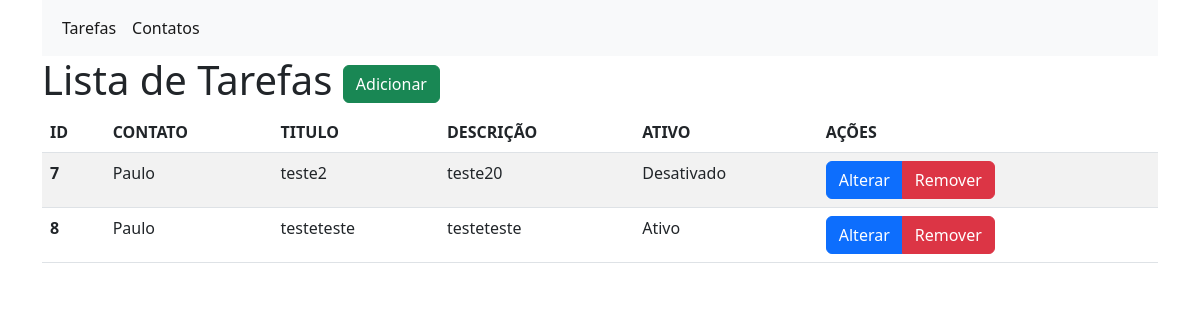
/, run on an earlier commit of the app's database.
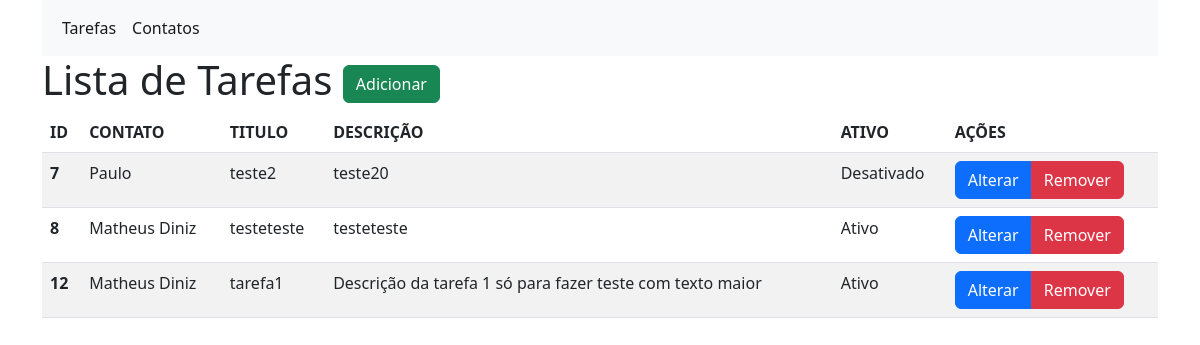
And on a later commit of the database.
### tarefas/models.py (models this page shows, shortened)
class Tarefa(models.Model):
    contato_id = models.ForeignKey(Contato, on_delete=models.CASCADE)
    titulo = models.CharField(max_length=60)
    descricao = models.CharField(max_length=150)
    ativo = models.BooleanField()
    data_alteracao = models.DateTimeField('data/hora', null=True, blank=True)
    data_cadastro = models.DateTimeField('data/hora')

### contatos/models.py (models this page shows)
class Contato(models.Model):
    nome = models.CharField(max_length=120)
    email = models.EmailField()
    data_alteracao = models.DateTimeField('data/hora', null=True, blank=True)
    data_cadastro = models.DateTimeField('data/hora')
    def __str__(self):
        return self.nome

### tarefas/views.py (the view)
# urls.py: path('', lista_tarefa, name='lista_tarefa'),
def lista_tarefa(request):
    tarefas = Tarefa.objects.all()
    return render(request, 'tarefas.html', {'tarefas': tarefas})

### tarefas/templates/tarefas.html (shortened to what this page needs)
<!DOCTYPE html>
<html lang="pt-br">
    <head>
        <link href="https://cdn.jsdelivr.net/npm/bootstrap@5.2.0/dist/css/bootstrap.min.css" rel="stylesheet">
    </head>
    <body>
        <div class="container">
            <nav class="navbar navbar-expand-lg bg-light">
                <div class="container-fluid">
                    <div class="collapse navbar-collapse" id="navbarSupportedContent">
                        <ul class="navbar-nav me-auto mb-2 mb-lg-0">
                            <li class="nav-item">
                                <a class="nav-link active" aria-current="page" href="{% url 'lista_tarefa' %}">Tarefas</a>
                            </li>
                            <li class="nav-item">
                                <a class="nav-link active" aria-current="page" href="{% url 'lista_contatos' %}">Contatos</a>
                            </li>
                        </ul>
                    </div>
                </div>
            </nav>
            <h1>
                Lista de Tarefas
                <a class="btn btn-success" href="{% url 'nova_tarefa' %}">Adicionar</a>
            </h1>
            <table class="table table-striped">
                <thead>
                    <tr>
                        <th scope="col">ID</th>
                        <th scope="col">CONTATO</th>
                        <th scope="col">TITULO</th>
                        <th scope="col">DESCRIÇÃO</th>
                        <th scope="col">ATIVO</th>
                        <th scope="col">AÇÕES</th>
                    </tr>
                </thead>
                <tbody>
                    {% for tarefa in tarefas %}
                        <tr>
                            <th scope="row">{{ tarefa.id }}</th>
                            <td>{{ tarefa.contato_id }}</td>
                            <td>{{ tarefa.titulo }}</td>
                            <td>{{ tarefa.descricao }}</td>
                            {% if tarefa.ativo == True %}
                                <td>Ativo</td>
                            {% else %}
                                <td>Desativado</td>
                            {% endif %}
                            <td>
                                <div class="btn-group" role="group" aria-label="Basic example">
                                    <a class="btn btn-primary" href="{% url 'alterar_tarefa' tarefa.id %}">Alterar</a>
                                    <a class="btn btn-danger" href="{% url 'remover_tarefa' tarefa.id %}">Remover</a>
                                </div>
                            </td>
                        </tr>
                    {% endfor %}
                </tbody>
            </table>
        </div>
    </body>
</html>

What changed in the data, as far as the page shows it:
changed Tarefa "testeteste": contato_id "Paulo" → "Matheus Diniz"
added Tarefa: id "12", contato_id "Matheus Diniz", titulo "tarefa1", descricao "Descrição da tarefa 1 só para fazer teste com texto maior", ativo "Ativo"
